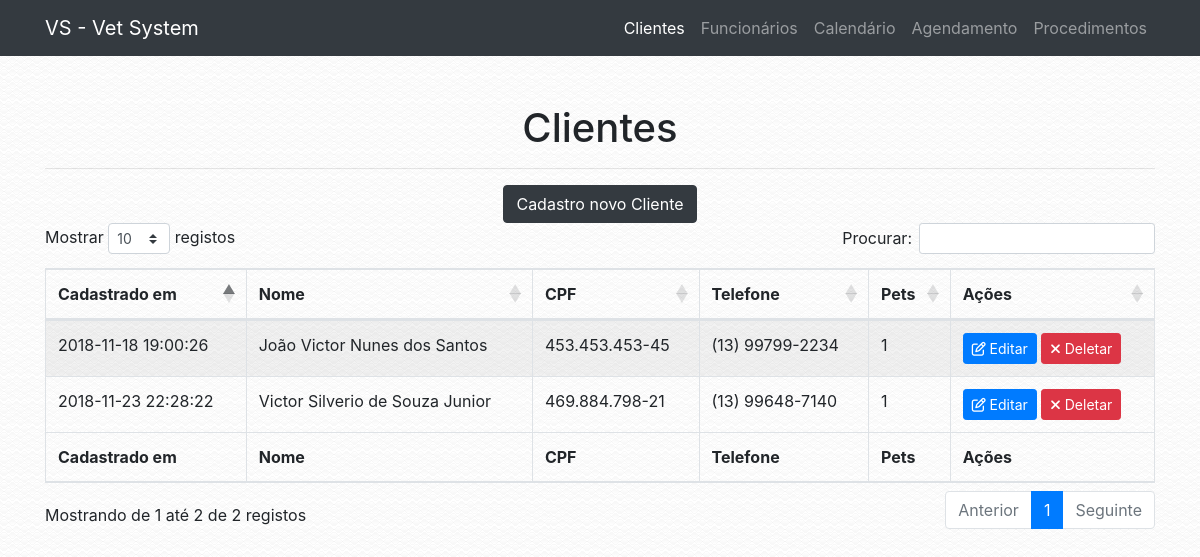
The app's page /cliente.php with its own data.
### tables this page shows
CREATE TABLE `tab_cliente` (
  `COD_CLIENTE` int(13) NOT NULL,
  `NOME_CLIENTE` varchar(200) NOT NULL,
  `CPF` varchar(30) NOT NULL,
  `RG` varchar(30) NOT NULL,
  `CEP` varchar(30) NOT NULL,
  `ENDERECO` varchar(100) NOT NULL,
  `BAIRRO` varchar(100) NOT NULL,
  `CIDADE` varchar(100) NOT NULL,
  `UF` varchar(50) NOT NULL,
  `TELEFONE` varchar(30) NOT NULL,
  `EMAIL` varchar(100) NOT NULL,
  `CADASTRO` timestamp NOT NULL DEFAULT CURRENT_TIMESTAMP
);

### conf/database.php (called while the page is built)
<?php
$conf = array(
        "server" => "localhost",
        "db_name" => "bd_veterinaria",
        "db_user" => "root",
        "db_password" => "root"
);
?>

### classes/db_connect.php (called while the page is built, shortened)
<?php
class db_connect {
    public function __construct() {
        $this->tbl_pet = "tab_pet";
        $this->tbl_cliente = "tab_cliente";
        if (file_exists('./conf/database.php')) {
            require './conf/database.php';
        } else {
            require '../conf/database.php';
        }
        $host = $conf['server'];
        $db_name = $conf['db_name'];
        $username = $conf['db_user'];
        $password = $conf['db_password'];
        try {
            $this->conn = new \PDO('mysql:host='.$host.';dbname='.$db_name.';charset=utf8', $username, $password);
        } catch (\PDOException $e) {
            die($e->getMessage());
        }
    }
}

### classes/cliente.php (called while the page is built, shortened)
<?php
class Cliente extends db_connect{
    public static function obter_clientes(): array {
        $db = new db_connect;
        $tbl_cliente = $db->tbl_cliente;
        try {
            $stmt = $db->conn->prepare("SELECT * FROM $tbl_cliente ORDER BY CADASTRO DESC");
            $stmt->execute();
            $result = $stmt->fetchAll(\PDO::FETCH_ASSOC);
            $result['status'] = true;
        } catch (\PDOExcepton $e) {
            $result['status'] = false;
            $result['message'] = "Error: " . $e->getMessage();
        }
        return $result;
    }
}

### classes/animal.php (called while the page is built, shortened)
<?php
class Animal extends db_connect{
    public static function total_de_animais(int $cliente_code): int{
        $db = new db_connect;
        $tbl_pet = $db->tbl_pet;
        try {
            $stmt = $db->conn->prepare("SELECT COUNT(*) FROM $tbl_pet WHERE COD_CLIENTE = :cliente_cod");
            $stmt->bindParam(':cliente_cod', $cliente_code, \PDO::PARAM_INT);
            $stmt->execute();
            return $stmt->fetchColumn();
        } catch (\PDOException $e) {
            return 0;
        }
    }
}

### conf/navigation.php (called while the page is built)
<?php
$config = array(
        "name" => "VS - Vet System",
        "url" => "http://localhost/vet"
);
?>

### classes/app.php (called while the page is built, shortened)
<?php
class App {
    public function __construct() {
        if (file_exists('./conf/navigation.php')) {
            require './conf/navigation.php';
        } else {
            require '../conf/navigation.php';
        }
        $this->url = $config['url'];
}
}

### cliente.php (the view, shortened to what this page needs)
<?php
$app = new VeterinariaUnimonte\App;
?>
<!DOCTYPE html>
<html lang="en">
  <head>
    <?php
    require 'includes/global.php';
    ?>
  </head>
  <body>
    <?php
    require 'includes/header.php';
    ?>
    <div class="container">
      <div class="row">
        <div class="col-lg-12">
            <br>
            <br>
            <h1 class="text-center">Clientes</h1>
            <hr>
            <?php
if (!isset($_GET['f'])) {
    echo '<div class="text-center"><a href="?f=cadastrar" class="btn btn-dark">Cadastro novo Cliente</a></div>';
    echo '
    <table id="clientes" class="table table-striped table-bordered" style="width:100%">
        <thead>
            <tr>
                <th>Cadastrado em</th>
                <th>Nome</th>
                <th>CPF</th>
                <th>Telefone</th>
                <th>Pets</th>
                <th>Ações</th>
            </tr>
        </thead>
        <tbody>
            ';
            $clientes_data = VeterinariaUnimonte\Cliente::obter_clientes();
            foreach ($clientes_data as $cliente) {
            if (isset($cliente['COD_CLIENTE'])) {
            echo '<tr>
                <td>'.$cliente['CADASTRO'].'</td>
                <td>'.$cliente['NOME_CLIENTE'].'</td>
                <td>'.$cliente['CPF'].'</td>
                <td>'.$cliente['TELEFONE'].'</td>
                <td>'.VeterinariaUnimonte\Animal::total_de_animais($cliente['COD_CLIENTE']).'</td>
                <td><a class="btn btn-primary btn-sm" href="?f=edit&id='.$cliente['COD_CLIENTE'].'"><i class="fa fa-pencil-square-o" aria-hidden="true"></i> Editar</a> <a class="btn btn-danger btn-sm" href="?f=remove&id='.$cliente['COD_CLIENTE'].'"><i class="fa fa-times" aria-hidden="true"></i> Deletar</a></td>
            </tr>';
            }
          }
    echo '</tbody>
        <tfoot>
            <tr>
                <th>Cadastrado em</th>
                <th>Nome</th>
                <th>CPF</th>
                <th>Telefone</th>
                <th>Pets</th>
                <th>Ações</th>
            </tr>
        </tfoot>
    </table>
    <br><br>
    <link rel="stylesheet" href="'.$app->url.'/vendor/datatables/datatables/media/css/dataTables.bootstrap4.min.css">
          <script src="'.$app->url.'/vendor/datatables/datatables/media/js/jquery.dataTables.min.js"></script>
          <script src="'.$app->url.'/vendor/datatables/datatables/media/js/dataTables.bootstrap4.min.js"></script>
          <script>$(document).ready(function() {
            $("#clientes").DataTable({
              "language": {
                "sEmptyTable":   "Nenhum registro encontrado",
                "sProcessing":   "A processar...",
                "sLengthMenu":   "Mostrar _MENU_ registos",
                "sZeroRecords":  "Não foram encontrados resultados",
                "sInfo":         "Mostrando de _START_ até _END_ de _TOTAL_ registos",
                "sInfoEmpty":    "Mostrando de 0 até 0 de 0 registos",
                "sInfoFiltered": "(filtrado de _MAX_ registos no total)",
                "sInfoPostFix":  "",
                "sSearch":       "Procurar:",
                "sUrl":          "",
                "oPaginate": {
                    "sFirst":    "Primeiro",
                    "sPrevious": "Anterior",
                    "sNext":     "Seguinte",
                    "sLast":     "Último"
                },
                "oAria": {
                    "sSortAscending":  ": Ordenar colunas de forma ascendente",
                    "sSortDescending": ": Ordenar colunas de forma descendente"
                }
              }
          });
        } );</script>';
  } else if ($_GET['f'] == "remove" and isset($_GET['id'])) {
    $remover_cliente = VeterinariaUnimonte\Cliente::deletar_cliente($_GET['id']);
    if ($remover_cliente['status'] == true) {
      echo '<div class="alert alert-success" role="alert"><i class="fa fa-check"></i> ' . $remover_cliente['message'] . '</div>';
    } else if ($remover_cliente['status'] == false) {
      echo '<div class="alert alert-danger" role="alert"><i class="fa fa-times"></i> ' . $remover_cliente['message'] . '</div>';
    }
  } else if ($_GET['f'] == "edit" and isset($_GET['id'])) {
    $cliente_data = VeterinariaUnimonte\Cliente::obter_cliente($_GET['id']);
    if (isset($cliente_data['COD_CLIENTE'])) {
      if (isset($_POST['NOME_CLIENTE'])) {
        $dados_cliente = array();
        $dados_animais = array();
        foreach ($_POST as $key => $value) {
            if (!is_array($value)) {
                $dados_cliente[$key] = $value;
            } else {
                $x = 0;
                foreach ($value as $value2) {
                    $dados_animais[$x][$key] = $value2;
                }
                $x++;
            }
        }
        $cliente = VeterinariaUnimonte\Cliente::alterar_cliente($cliente_data['COD_CLIENTE'], $dados_cliente);
        if ($cliente['status'] == true) {
            echo '<div class="alert alert-success" role="alert"><i class="fa fa-check"></i> ' . $cliente['message'] . '</div>';
            foreach ($dados_animais as $animal_info) {
                VeterinariaUnimonte\Animal::deletar_animal_cliente($cliente_data['COD_CLIENTE']);
                $animal = VeterinariaUnimonte\Animal::adicionar_animal($cliente_data['COD_CLIENTE'], $animal_info);
                echo '<div class="alert alert-success" role="alert"><i class="fa fa-check"></i> Animais alterados com sucesso</div>';
            }
        } else {
            echo '<div class="alert alert-danger" role="alert"><i class="fa fa-times"></i> <strong>Error!</strong> ' . $cliente['message'] . '</div>';
        }
    } else {
      ?>
      <form method="POST" action="cliente.php?f=edit&id=<?php echo $_GET['id']; ?>">
            <div class="form-group">
              <label for="nome">Nome do Proprietário <span style="color: red;">*</span></label>
              <input type="text" class="form-control" id="NOME_CLIENTE" name="NOME_CLIENTE" placeholder="Ex: Fulano da Silva" value="<?php echo $cliente_data['NOME_CLIENTE']; ?>">
            </div>
            <div class="form-group">
              <label for="cpf">CPF <span style="color: red;">*</span></label>
              <input type="text" class="form-control" id="CPF" name="CPF" placeholder="Ex: 999.999.999-99" data-inputmask="'mask': '999.999.999-99'" value="<?php echo $cliente_data['CPF']; ?>">
            </div>
            <div class="form-group">
              <label for="rg">RG <span style="color: red;">*</span></label>
              <input type="text" class="form-control" id="RG" name="RG" placeholder="Ex: 99.999.999-9" data-inputmask="'mask': '99.999.999-9'" value="<?php echo $cliente_data['RG']; ?>">
            </div>
            <div class="form-group">
              <label for="CEP">CEP <span style="color: red;">*</span></label>
              <input type="text" class="form-control" id="CEP" name="CEP" placeholder="Ex: 99.999.999-9" data-inputmask="'mask': '99999-999'" value="<?php echo $cliente_data['CEP']; ?>">
            </div>
            <div class="form-group">
              <div class="row">
                <div class="col-lg-3">
                  <label for="cidade">Cidade <span style="color: red;">*</span></label>
                  <input type="text" class="form-control" id="CIDADE" name="CIDADE" value="<?php echo $cliente_data['CIDADE']; ?>">
                </div>
                <div class="col-lg-1">
                  <label for="estado">Estado <span style="color: red;">*</span></label>
                  <input type="text" class="form-control" id="UF" name="UF" value="<?php echo $cliente_data['UF']; ?>">
                </div>
                <div class="col-lg-4">
                  <label for="bairro">Bairro <span style="color: red;">*</span></label>
                  <input type="text" class="form-control" id="BAIRRO" name="BAIRRO" value="<?php echo $cliente_data['BAIRRO']; ?>">
                </div>
                <?php
                $split_endereco = preg_split("/\s+(?=\S*+$)/",$cliente_data['ENDERECO']);
                ?>
                <div class="col-lg-3">
                  <label for="endereco">Rua <span style="color: red;">*</span></label>
                  <input type="text" class="form-control" id="RUA" name="RUA" value="<?php echo $split_endereco[0]; ?>">
                </div>
                <div class="col-lg-1">
                  <label for="numero">nº <span style="color: red;">*</span></label>
                  <input type="text" class="form-control" id="NUMERO" name="NUMERO" value="<?php echo $split_endereco[1]; ?>">
                </div>
              </div>
              <div class="form-group">
                <label for="TELEFONE">Celular <span style="color: red;">*</span></label>
                <input type="text" class="form-control" id="TELEFONE" name="TELEFONE" placeholder="Ex: (13) 99999-9999" data-inputmask="'mask': '(99) 99999-9999'" value="<?php echo $cliente_data['TELEFONE']; ?>">
              </div>
              <div class="form-group">
                <label for="EMAIL">Email <span style="color: red;">*</span></label>
                <input type="email" class="form-control" id="EMAIL" name="EMAIL" placeholder="Ex: seuemail@teste.com" value="<?php echo $cliente_data['EMAIL']; ?>">
              </div>
              <br>
              <h3>Informações do Animal</h3>
              <hr>
              <div id="animais"></div>
              <div class="text-right">
                <a class="btn btn-primary" onclick="addAnimal();" style="pointer: cursor; color: white;"><i class="fa fa-plus" aria-hidden="true"></i> Novo animal</a>
              </div>
            </div>
            <hr>
            <div class="text-left">
              <button type="submit" class="btn btn-large btn-success"><i class="fa fa-floppy-o" aria-hidden="true"></i> Salvar Dados</button>
            </div>
            <div id="error_message" style="margin-top: 2%;"></div>
            </div>
            </form>
            </div>
            <br><br>
            <script src='<?php echo $app->url; ?>/js/animal.js'></script>
            <script>
            <?php
            $cliente_animais = VeterinariaUnimonte\Animal::obter_animais($cliente_data['COD_CLIENTE']);
            foreach ($cliente_animais as $animal) {
              if (isset($animal['COD_PET'])) {
                echo "EditAnimal('".$animal['NOME_PET']."', '".$animal['TIPO']."', '".$animal['RACA']."', '".$animal['SEXO']."', '".$animal['IDADE']."', '".$animal['PELAGEM']."');";
              }
              }
            ?>
            </script>
            <script src='<?php echo $app->url; ?>/js/conferir_campos.js'></script>
    <?php
    }
    } else {
      echo '<div class="alert alert-danger" role="alert"><i class="fa fa-times"></i> Esse cliente não existe ou acabou de ser removido.</div>';
    }
}
?>
  </body>
</html>

### records on screen
tab_cliente: CADASTRO "2018-11-23 22:28:22", NOME_CLIENTE "Victor Silverio de Souza Junior", CPF "469.884.798-21", TELEFONE "(13) 99648-7140", COD_CLIENTE "1"
tab_cliente: CADASTRO "2018-11-18 19:00:26", NOME_CLIENTE "João Victor Nunes dos Santos", CPF "453.453.453-45", TELEFONE "(13) 99799-2234", COD_CLIENTE "1"

### other values on screen
$app->name "VS - Vet System"
